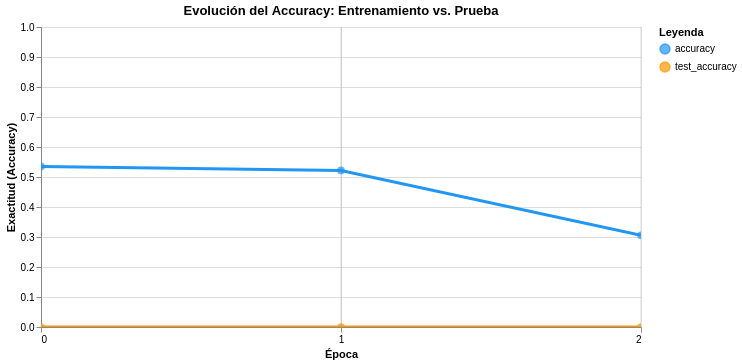
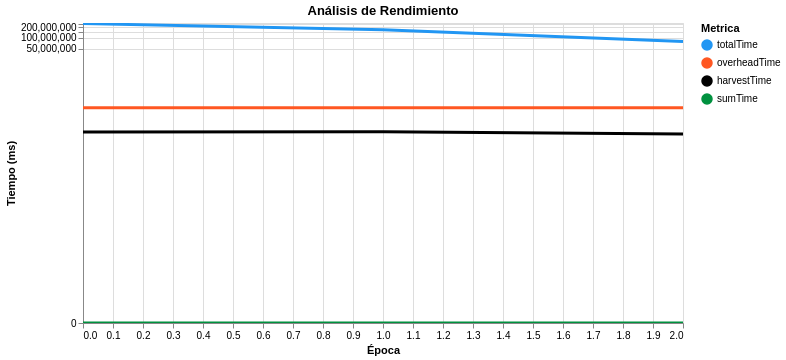

Notebook cell for these charts, in order:
### Code cell
plot_accuracy(historyImagenet).show()
plot_time(historyImagenet).show()

### Figure 1 — Vega-Lite specification as saved in the notebook (floating-point values rounded to 4 significant figures)
{"config": {"view": {"continuousWidth": 300, "continuousHeight": 300}}, "layer": [{"mark": {"type": "line", "strokeWidth": 3}, "encoding": {"color": {"field": "Dataset", "scale": {"domain": ["accuracy", "test_accuracy"], "range": ["#2196F3", "#FF9800"]}, "title": "Leyenda", "type": "nominal"}, "x": {"axis": {"tickMinStep": 1}, "field": "epoch", "title": "Época", "type": "quantitative"}, "y": {"field": "Acc", "scale": {"domain": [0, 1]}, "title": "Exactitud (Accuracy)", "type": "quantitative"}}, "name": "view_cdf7fd61400d0b34_0"}, {"mark": {"type": "point", "filled": true, "size": 60}, "encoding": {"color": {"field": "Dataset", "scale": {"domain": ["accuracy", "test_accuracy"], "range": ["#2196F3", "#FF9800"]}, "title": "Leyenda", "type": "nominal"}, "x": {"axis": {"tickMinStep": 1}, "field": "epoch", "title": "Época", "type": "quantitative"}, "y": {"field": "Acc", "scale": {"domain": [0, 1]}, "title": "Exactitud (Accuracy)", "type": "quantitative"}}}, {"data": {"name": "data-d61fe58424794ac594c7acb2c075ed3a"}, "mark": {"type": "rule", "color": "gray"}, "encoding": {"opacity": {"condition": {"param": "param_0d383988c6781c04", "value": 0.3}, "value": 0}, "tooltip": [{"field": "epoch", "title": "Época", "type": "quantitative"}, {"field": "accuracy", "format": ".2%", "title": "Train Acc", "type": "quantitative"}, {"field": "test_accuracy", "format": ".2%", "title": "Test Acc", "type": "quantitative"}], "x": {"field": "epoch", "type": "quantitative"}}, "name": "view_00b32f6356f42761_2"}], "data": {"name": "data-15e2ef983df6ad7459e033a10295816a"}, "height": 300, "params": [{"name": "param_0d383988c6781c04", "select": {"type": "point", "fields": ["epoch"], "nearest": true, "on": "mouseover"}, "views": ["view_00b32f6356f42761_2"]}, {"name": "param_1e9efca18e7a2868", "select": {"type": "interval", "encodings": ["x", "y"]}, "bind": "scales", "views": ["view_cdf7fd61400d0b34_0"]}], "title": "Evolución del Accuracy: Entrenamiento vs. Prueba", "width": 600, "$schema": "https://vega.github.io/schema/vega-lite/v6.1.0.json", "datasets": {"data-15e2ef983df6ad7459e033a10295816a": [{"epoch": 0, "Dataset": "accuracy", "Acc": 0.5353}, {"epoch": 1, "Dataset": "accuracy", "Acc": 0.5219}, {"epoch": 2, "Dataset": "accuracy", "Acc": 0.3058}, {"epoch": 0, "Dataset": "test_accuracy", "Acc": 0.0}, {"epoch": 1, "Dataset": "test_accuracy", "Acc": 0.0}, {"epoch": 2, "Dataset": "test_accuracy", "Acc": 0.0}], "data-d61fe58424794ac594c7acb2c075ed3a": [{"epoch": 0, "accuracy": 0.5353, "test_accuracy": 0.0}, {"epoch": 1, "accuracy": 0.5219, "test_accuracy": 0.0}, {"epoch": 2, "accuracy": 0.3058, "test_accuracy": 0.0}]}}

### Figure 2 — Vega-Lite specification as saved in the notebook (floating-point values rounded to 4 significant figures)
{"config": {"view": {"continuousWidth": 300, "continuousHeight": 300}}, "layer": [{"data": {"name": "data-acc4e549a38b54fc4ac0664a2ed42e80"}, "mark": {"type": "line", "strokeWidth": 3}, "encoding": {"color": {"field": "Metrica", "scale": {"domain": ["totalTime", "overheadTime", "harvestTime", "sumTime"], "range": ["#2196F3", "#FF5722", "#000000", "#00913F"]}, "type": "nominal"}, "x": {"field": "epoch", "title": "Época", "type": "quantitative"}, "y": {"field": "ms", "scale": {"type": "symlog"}, "title": "Tiempo (ms)", "type": "quantitative"}}, "name": "view_e913309454ad5d75_0"}, {"data": {"name": "data-215d1a5a7a293a4560208118ed081d6f"}, "mark": {"type": "rule", "color": "gray", "strokeWidth": 1}, "encoding": {"opacity": {"condition": {"param": "param_7a6147c0c2a01688", "value": 0.3, "empty": false}, "value": 0}, "tooltip": [{"field": "epoch", "title": "Época", "type": "quantitative"}, {"field": "totalTime", "format": ".2f", "title": "Tiempo Total (ms)", "type": "quantitative"}, {"field": "overheadTime", "format": ".2f", "title": "Overhead (ms)", "type": "quantitative"}, {"field": "harvestTime", "format": ".2f", "title": "Harvest (ms)", "type": "quantitative"}, {"field": "sumTime", "format": ".2f", "title": "Sum (ms)", "type": "quantitative"}], "x": {"field": "epoch", "type": "quantitative"}}, "name": "view_07df482f4b815841_1"}, {"data": {"name": "data-acc4e549a38b54fc4ac0664a2ed42e80"}, "mark": {"type": "point", "filled": true, "size": 80}, "encoding": {"color": {"field": "Metrica", "scale": {"domain": ["totalTime", "overheadTime", "harvestTime", "sumTime"], "range": ["#2196F3", "#FF5722", "#000000", "#00913F"]}, "type": "nominal"}, "opacity": {"condition": {"param": "param_7a6147c0c2a01688", "value": 1, "empty": false}, "value": 0}, "x": {"field": "epoch", "title": "Época", "type": "quantitative"}, "y": {"field": "ms", "scale": {"type": "symlog"}, "title": "Tiempo (ms)", "type": "quantitative"}}}], "height": 300, "params": [{"name": "param_7a6147c0c2a01688", "select": {"type": "point", "fields": ["epoch"], "nearest": true, "on": "mouseover"}, "views": ["view_07df482f4b815841_1"]}, {"name": "param_1e9efca18e7a2868", "select": {"type": "interval", "encodings": ["x", "y"]}, "bind": "scales", "views": ["view_e913309454ad5d75_0"]}], "title": "Análisis de Rendimiento", "width": 600, "$schema": "https://vega.github.io/schema/vega-lite/v6.1.0.json", "datasets": {"data-acc4e549a38b54fc4ac0664a2ed42e80": [{"epoch": 0, "Metrica": "totalTime", "ms": 250100000.0}, {"epoch": 1, "Metrica": "totalTime", "ms": 169100000.0}, {"epoch": 2, "Metrica": "totalTime", "ms": 78720000.0}, {"epoch": 0, "Metrica": "overheadTime", "ms": 1095000.0}, {"epoch": 1, "Metrica": "overheadTime", "ms": 1095000.0}, {"epoch": 2, "Metrica": "overheadTime", "ms": 1095000.0}, {"epoch": 0, "Metrica": "harvestTime", "ms": 229300.0}, {"epoch": 1, "Metrica": "harvestTime", "ms": 232800.0}, {"epoch": 2, "Metrica": "harvestTime", "ms": 198600.0}, {"epoch": 0, "Metrica": "sumTime", "ms": 0.0}, {"epoch": 1, "Metrica": "sumTime", "ms": 0.0}, {"epoch": 2, "Metrica": "sumTime", "ms": 0.0}], "data-215d1a5a7a293a4560208118ed081d6f": [{"epoch": 0, "totalTime": 250100000.0, "overheadTime": 1095000.0, "harvestTime": 229300.0, "sumTime": 0.0}, {"epoch": 1, "totalTime": 169100000.0, "overheadTime": 1095000.0, "harvestTime": 232800.0, "sumTime": 0.0}, {"epoch": 2, "totalTime": 78720000.0, "overheadTime": 1095000.0, "harvestTime": 198600.0, "sumTime": 0.0}]}}
